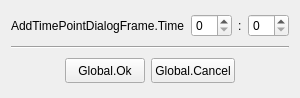
<?xml version="1.0" encoding="UTF-8"?>
<ui version="4.0">
 <class>AddTimePointDialogFrame</class>
 <widget class="QFrame" name="AddTimePointDialogFrame">
  <property name="geometry">
   <rect>
    <x>0</x>
    <y>0</y>
    <width>292</width>
    <height>98</height>
   </rect>
  </property>
  <property name="windowTitle">
   <string>Dialog</string>
  </property>
  <layout class="QVBoxLayout" name="verticalLayout">
   <item>
    <layout class="QHBoxLayout" name="horizontalLayout">
     <item>
      <widget class="QLabel" name="label">
       <property name="text">
        <string>AddTimePointDialogFrame.Time</string>
       </property>
      </widget>
     </item>
     <item>
      <widget class="QSpinBox" name="spinHour">
       <property name="sizePolicy">
        <sizepolicy hsizetype="Expanding" vsizetype="Fixed">
         <horstretch>0</horstretch>
         <verstretch>0</verstretch>
        </sizepolicy>
       </property>
       <property name="maximum">
        <number>23</number>
       </property>
      </widget>
     </item>
     <item>
      <widget class="QLabel" name="label_2">
       <property name="text">
        <string>:</string>
       </property>
      </widget>
     </item>
     <item>
      <widget class="QSpinBox" name="spinMinute">
       <property name="sizePolicy">
        <sizepolicy hsizetype="Expanding" vsizetype="Fixed">
         <horstretch>0</horstretch>
         <verstretch>0</verstretch>
        </sizepolicy>
       </property>
       <property name="maximum">
        <number>59</number>
       </property>
      </widget>
     </item>
    </layout>
   </item>
   <item>
    <widget class="Line" name="line">
     <property name="orientation">
      <enum>Qt::Horizontal</enum>
     </property>
    </widget>
   </item>
   <item>
    <layout class="QHBoxLayout" name="horizontalLayout_2">
     <item>
      <spacer name="horizontalSpacer">
       <property name="orientation">
        <enum>Qt::Horizontal</enum>
       </property>
       <property name="sizeHint" stdset="0">
        <size>
         <width>40</width>
         <height>20</height>
        </size>
       </property>
      </spacer>
     </item>
     <item>
      <widget class="QPushButton" name="buttonOk">
       <property name="minimumSize">
        <size>
         <width>80</width>
         <height>25</height>
        </size>
       </property>
       <property name="text">
        <string>Global.Ok</string>
       </property>
      </widget>
     </item>
     <item>
      <widget class="QPushButton" name="buttonCancel">
       <property name="minimumSize">
        <size>
         <width>80</width>
         <height>25</height>
        </size>
       </property>
       <property name="text">
        <string>Global.Cancel</string>
       </property>
      </widget>
     </item>
     <item>
      <spacer name="horizontalSpacer_2">
       <property name="orientation">
        <enum>Qt::Horizontal</enum>
       </property>
       <property name="sizeHint" stdset="0">
        <size>
         <width>40</width>
         <height>20</height>
        </size>
       </property>
      </spacer>
     </item>
    </layout>
   </item>
  </layout>
 </widget>
 <resources/>
 <connections/>
</ui>
